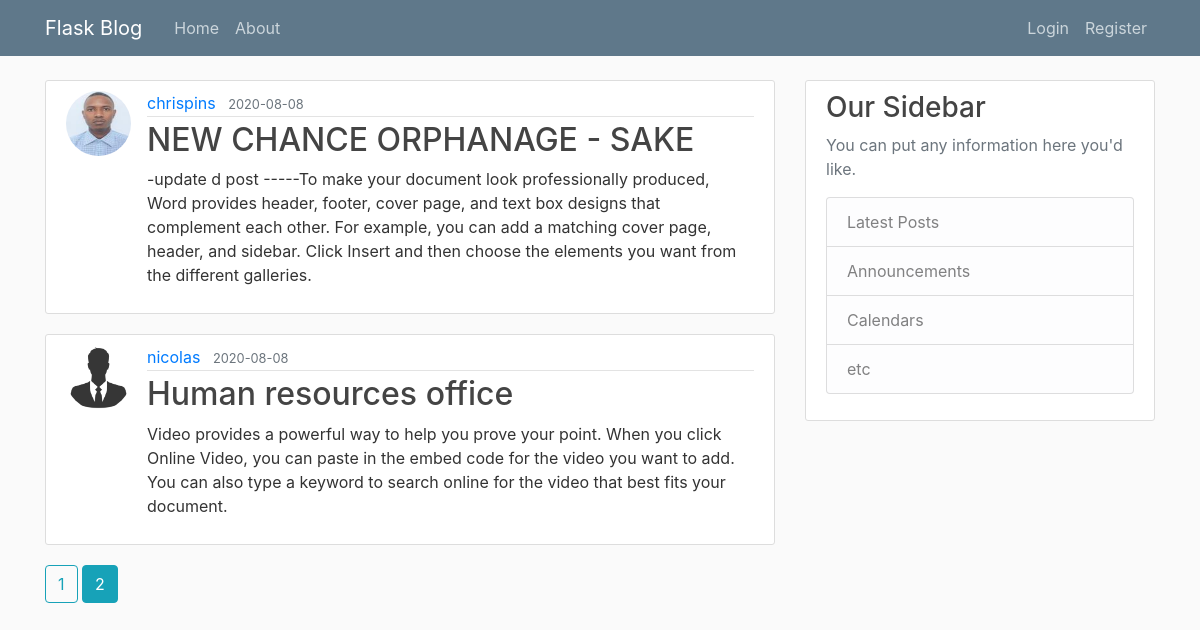
The page /home?page=2 on the database its author committed.
### blog_with_flask/models.py (models this page shows, shortened)
class Post (db.Model):
     id = db.Column(db.Integer, primary_key = True)
     title = db.Column(db.String(100), nullable = False)
     date_posted = db.Column(db.DateTime,nullable= False, default=datetime.utcnow)
     content = db.Column(db.Text, nullable = False)
     user_id = db.Column(db.Integer, db.ForeignKey('user.id'),nullable= False)

class User(db.Model,UserMixin):
    id = db.Column(db.Integer, primary_key = True)
    username = db.Column(db.String(20), unique = True, nullable = False)
    email = db.Column(db.String(120), unique = True, nullable = False)
    image_file = db.Column(db.String(20), nullable = False, default='default.jpg')
    password = db.Column(db.String(60), nullable = False)
    Posts = db.relationship('Post',backref='author',lazy=True)

### blog_with_flask/main/routes.py (the view)
@main.route("/")
@main.route("/home")
def home():
    page = request.args.get('page',1, type=int)
    posts= Post.query.order_by(Post.date_posted.desc()).paginate(page = page, per_page = 5)
    return render_template('home.html', posts=posts)

### blog_with_flask/templates/home.html (shortened to what this page needs)
 {% extends "layout.html" %}
 {% block content %}
    {% for post in posts.items %}
       <article class="media content-section">
           <img class="rounded-circle article-img" src="{{url_for('static',filename='profile_pics/'+ post.author.image_file)}}">
            <div class="media-body">
                <div class="article-metadata">
                <a class="mr-2" href="{{ url_for('users.user_posts', username = post.author.username)}}"> {{ post.author.username }} </a>
                <small class="text-muted">{{ post.date_posted.strftime('%Y-%m-%d') }}</small>
                </div>
                <h2><a class="article-title" href="{{ url_for('posts.post', post_id = post.id)}}">{{ post.title }}</a></h2>
                <p class="article-content">{{ post.content }}</p>
            </div>
       </article>
    {% endfor %}
    {% for page_num in posts.iter_pages(left_edge=1, right_edge=1, left_current=1,right_current=2) %}
        {% if page_num %}
           {% if posts.page == page_num %}
                <a class="btn btn-info mb-4" href="{{ url_for('main.home',page=page_num)}}">{{ page_num}}</a>
           {% else %}
                <a class="btn btn-outline-info mb-4" href="{{ url_for('main.home',page=page_num)}}">{{ page_num}}</a>
           {% endif %}
        {% endif %}
    {% endfor %}
{% endblock content %}

### blog_with_flask/static/main.css (style rules this page uses)
body { background: #fafafa; color: #333333; margin-top: 5rem; }
h1, h2, h3, h4, h5, h6 { color: #444444; }
.content-section { background: #ffffff; padding: 10px 20px; border: 1px solid #dddddd; border-radius: 3px; margin-bottom: 20px; }
.article-title { color: #444444; }
.article-content { white-space: pre-line; }
.article-img { height: 65px; width: 65px; margin-right: 16px; }
.article-metadata { padding-bottom: 1px; margin-bottom: 4px; border-bottom: 1px solid #e3e3e3 }

### rows shown on the page
Post: image_file (picture), author.username "chrispins", date_posted "2020-08-08", title "NEW CHANCE ORPHANAGE - SAKE", content "-update d post -----To make your document look professionally produced, Word provides header, footer, cover page, and text box designs that complement each other. For example, you can add a matching cover page, header, and sidebar. Click Insert and then choose the elements you want from the different galleries."
Post: image_file (placeholder picture), author.username "nicolas", date_posted "2020-08-08", title "Human resources office", content "Video provides a powerful way to help you prove your point. When you click Online Video, you can paste in the embed code for the video you want to add. You can also type a keyword to search online for the video that best fits your document."

### other values the page prints
{{ page_num }} "1"
{{ page_num }} "2"
